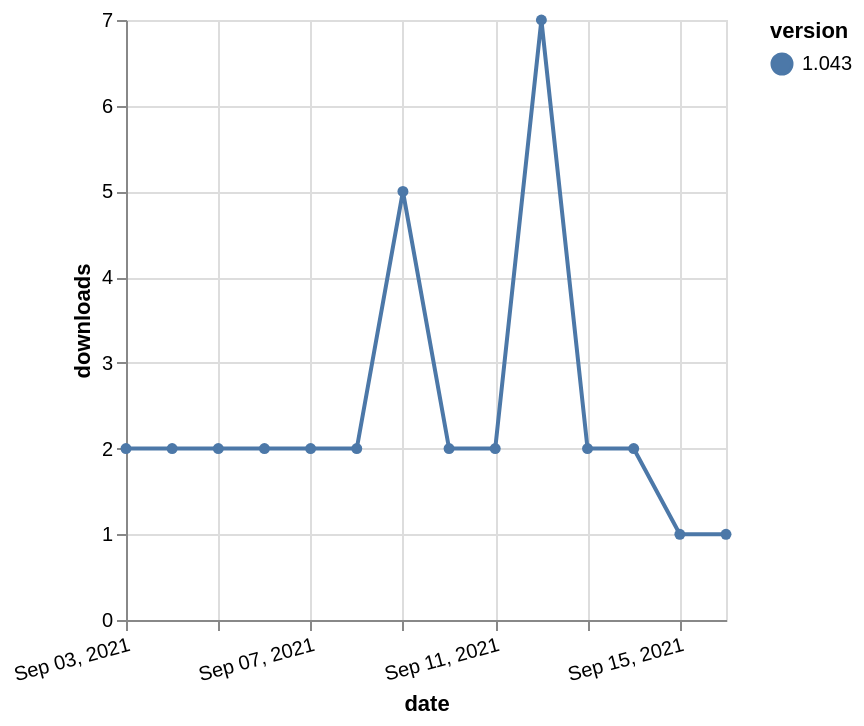

Express this chart as Vega-Lite.
### Vega-Lite specification from a JSON file in a GitHub repository (floating-point values rounded to 4 significant figures)
{"$schema": "https://vega.github.io/schema/vega-lite/v5.json", "description": "A simple bar chart with embedded data.", "data": {"values": [{"date": "2021-09-03", "total": 2623, "delta": 2, "version": "1.043"}, {"date": "2021-09-04", "total": 2625, "delta": 2, "version": "1.043"}, {"date": "2021-09-05", "total": 2627, "delta": 2, "version": "1.043"}, {"date": "2021-09-06", "total": 2629, "delta": 2, "version": "1.043"}, {"date": "2021-09-07", "total": 2631, "delta": 2, "version": "1.043"}, {"date": "2021-09-08", "total": 2633, "delta": 2, "version": "1.043"}, {"date": "2021-09-09", "total": 2638, "delta": 5, "version": "1.043"}, {"date": "2021-09-10", "total": 2640, "delta": 2, "version": "1.043"}, {"date": "2021-09-11", "total": 2642, "delta": 2, "version": "1.043"}, {"date": "2021-09-12", "total": 2649, "delta": 7, "version": "1.043"}, {"date": "2021-09-13", "total": 2651, "delta": 2, "version": "1.043"}, {"date": "2021-09-14", "total": 2653, "delta": 2, "version": "1.043"}, {"date": "2021-09-15", "total": 2654, "delta": 1, "version": "1.043"}, {"date": "2021-09-16", "total": 2655, "delta": 1, "version": "1.043"}]}, "width": "container", "mark": {"type": "line", "point": {"filled": true}}, "encoding": {"x": {"field": "date", "type": "temporal", "timeUnit": "yearmonthdate", "title": "date", "axis": {"labelAngle": -15}}, "y": {"field": "delta", "type": "quantitative", "title": "downloads"}, "color": {"field": "version", "type": "nominal"}, "tooltip": {"field": "delta"}}}
